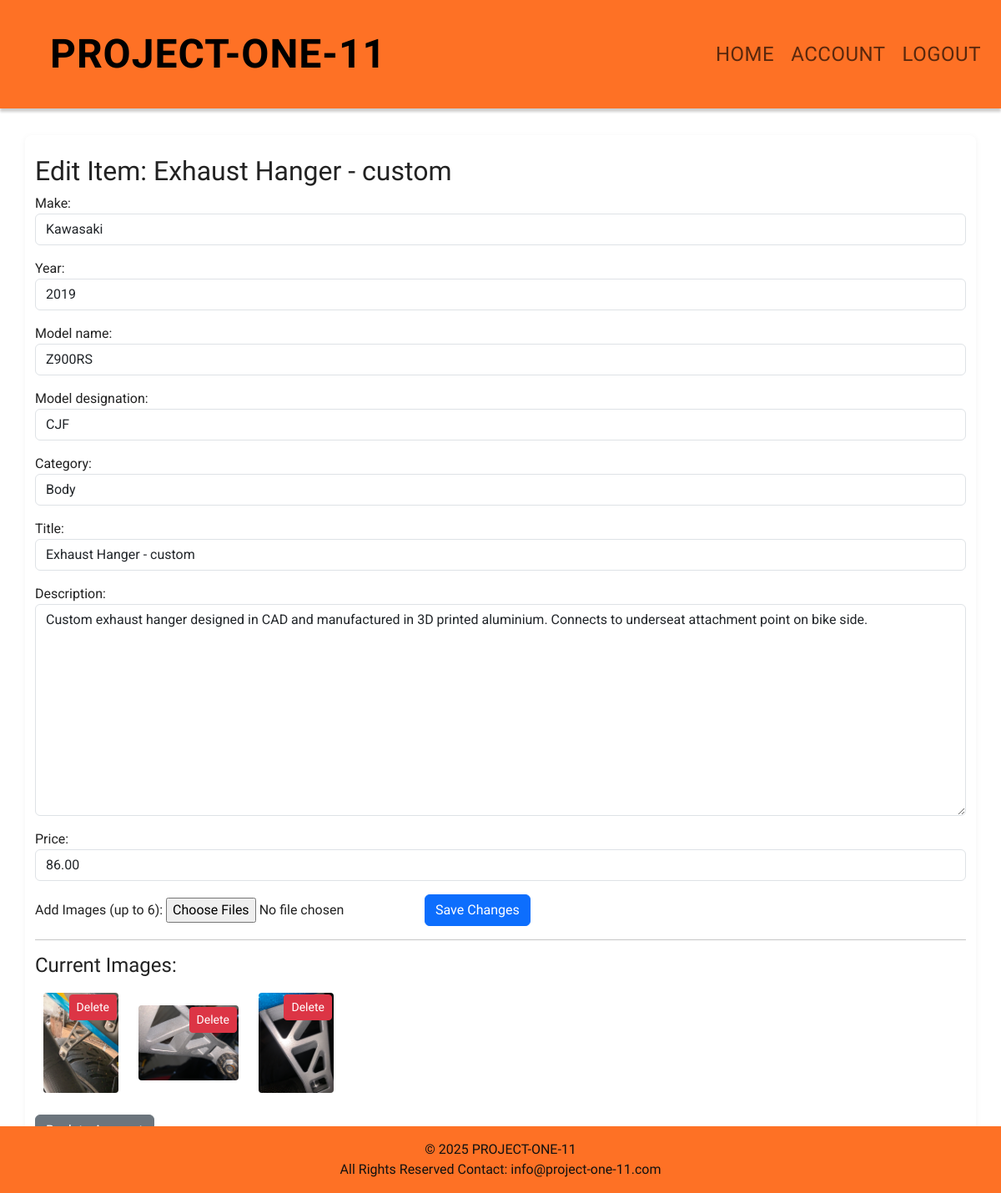
The page /item/2/edit/ (signed in) on the database as committed earlier.
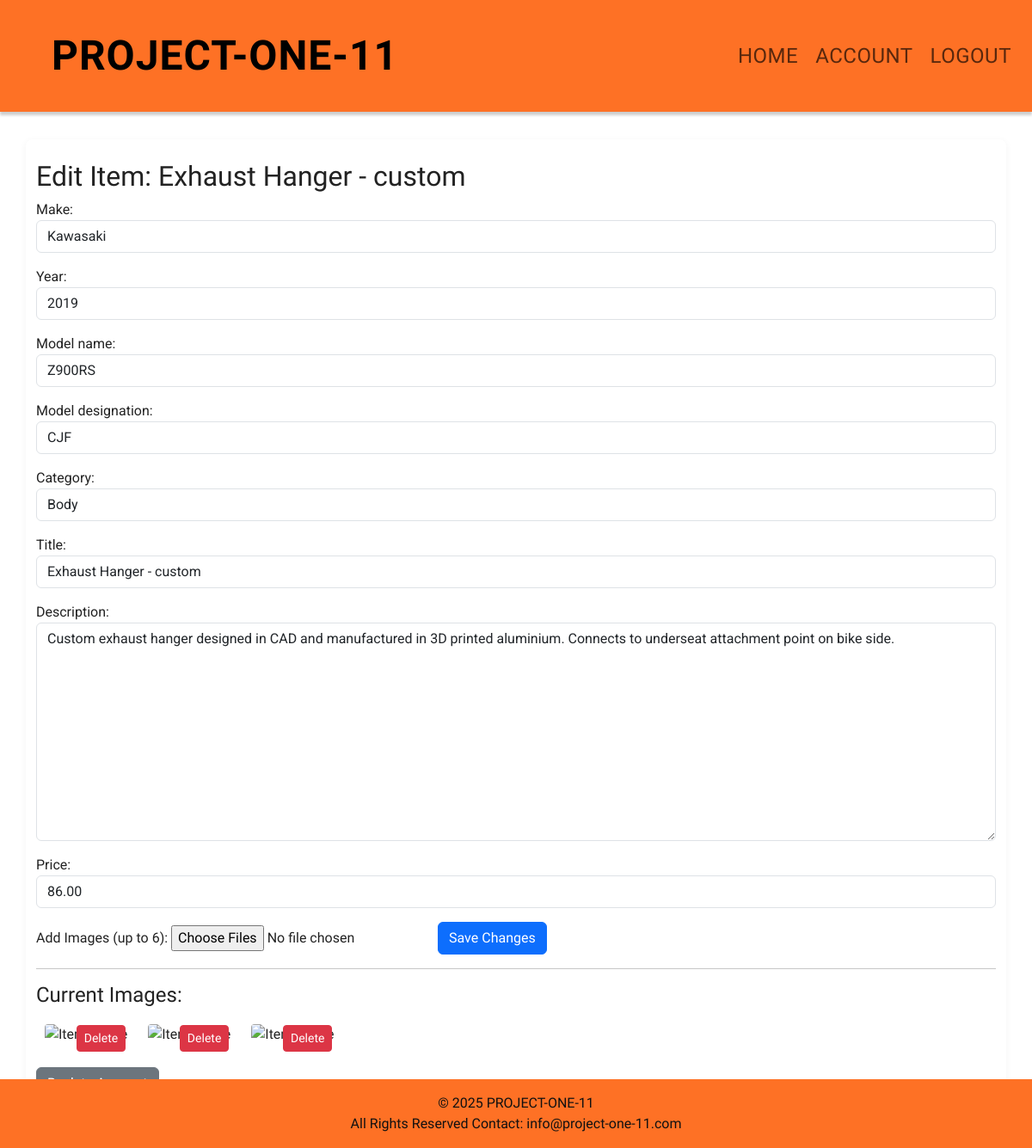
The same page on the database as committed later.
### marketplace/models.py (models this page shows, shortened)
class ItemImage(models.Model):
    item = models.ForeignKey(Item, on_delete=models.CASCADE, related_name='images')
    image = models.ImageField(upload_to='item_images/')
    uploaded_at = models.DateTimeField(auto_now_add=True)

### accounts/views.py (the view)
# urls.py: path('item/<int:item_id>/edit/', views.edit_item, name='edit_item'),
def edit_item(request, item_id):
    from marketplace.models import Item, ItemImage
    item = get_object_or_404(Item, id=item_id, owner=request.user)
    if request.method == 'POST':
        form = ItemForm(request.POST, request.FILES, instance=item)
        if form.is_valid():
            updated_item = form.save()
            images = request.FILES.getlist('images')
            for idx, image in enumerate(images):
                if idx < 6:
                    ItemImage.objects.create(item=updated_item, image=image)
            return redirect('account')
    else:
        form = ItemForm(instance=item)
    return render(request, 'edit_item.html', {'form': form, 'item': item})

### marketplace/forms.py
class ItemForm(forms.ModelForm):
    class Meta:
        model = Item
        fields = ['make', 'year', 'model_name', 'model_designation', 'category', 'title', 'description', 'price']
        widgets = {
            'make': forms.TextInput(attrs={'class': 'form-control'}),
            'year': forms.TextInput(attrs={'class': 'form-control'}),
            'model_name': forms.TextInput(attrs={'class': 'form-control'}),
            'model_designation': forms.TextInput(attrs={'class': 'form-control'}),
            'category': forms.Select(attrs={'class': 'form-control'}),
            'title': forms.TextInput(attrs={'class': 'form-control'}),
            'description': forms.Textarea(attrs={'class': 'form-control'}),
            'price': forms.NumberInput(attrs={'class': 'form-control'}),
        }

### accounts/templates/edit_item.html (shortened to what this page needs)
{% extends 'base.html' %}
{% block content %}
  <h2>Edit Item: {{ item.title }}</h2>
  <form method="post" enctype="multipart/form-data">
    {{ form.as_p }}
    <label for="id_images">Add Images (up to 6):</label>
    <input type="file" name="images" id="id_images" multiple accept="image/*">
    <button type="submit" class="btn btn-primary">Save Changes</button>
  </form>
  <hr>
  <h4>Current Images:</h4>
  {% if item.images.all %}
    <div>
      {% for image in item.images.all %}
        <div style="display:inline-block;position:relative;margin:10px;">
          <img src="{{ image.image.url }}" alt="Item image" style="max-width:120px;max-height:120px;border-radius:4px;">
          <a href="{% url 'delete_item_image' image.id %}" class="btn btn-sm btn-danger" style="position:absolute;top:2px;right:2px;">Delete</a>
        </div>
      {% endfor %}
    </div>
  {% else %}
    <p>No images uploaded for this item.</p>
  {% endif %}
  <a href="{% url 'account' %}" class="btn btn-secondary mt-3">Back to Account</a>
{% endblock %}

Rows that differ between the two databases and show on the page:
removed ItemImage: image (picture)
removed ItemImage: image (picture)
removed ItemImage: image (picture)
